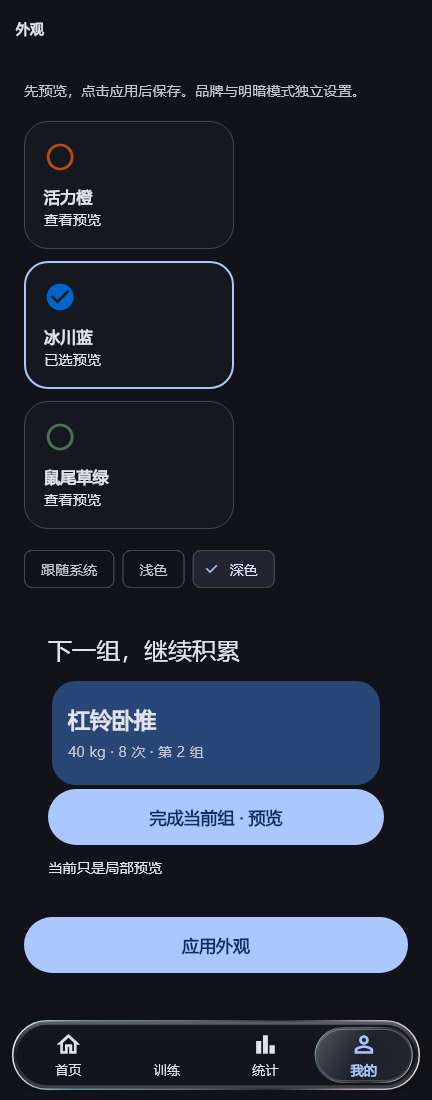
#> input picture docs/screenshots/appearance-dark.png, 432 x 1100 px, given in place of orange-light-home.png, which was not available
$ python make-contact-sheets.py
#> lines starting #> are read from the running program, lines starting #| are printed output that depends on the picture; pictures that were not available may be replaced by others from this repository, and a replacement may not be noted
"""Optional QA helper; requires Pillow. Composes existing Flutter screenshots."""
from pathlib import Path
from PIL import Image, ImageDraw, ImageFont

root=Path(__file__).resolve().parents[1]/'artifacts'
screens=root/'screenshots'
font=ImageFont.truetype('C:/Windows/Fonts/arial.ttf',14)

def sheet(names,filename,columns):
#> called with filename = 'contact-primary.png', columns = 6
    width,height=216,578
    canvas=Image.new('RGB',(columns*width,((len(names)+columns-1)//columns)*height),'#eeeeee')
#> canvas: PIL image 1296x1734 RGB; every value is 238
    draw=ImageDraw.Draw(canvas)
    for i,name in enumerate(names):
        image=Image.open(screens/(name+'.png')).convert('RGB')
        image.thumbnail((216,550))
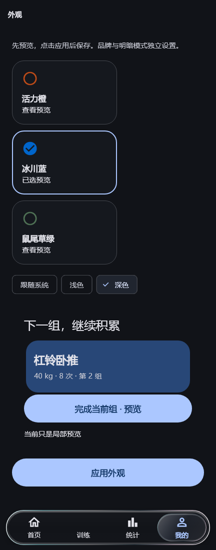
#> image: PIL image 216x550 RGB; mean R, G, B 37, 43.5, 56
        x,y=(i%columns)*width,(i//columns)*height
        draw.text((x+5,y+5),name,font=font,fill='#222222')
        canvas.paste(image,(x,y+28))
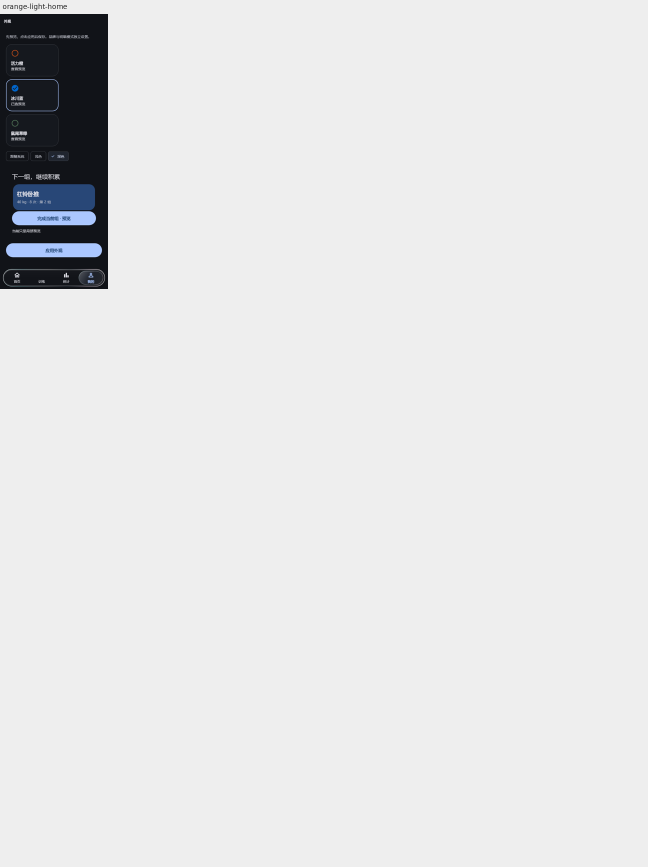
#> canvas: PIL image 1296x1734 RGB (shown at 1/2 size); mean R, G, B 227.3, 227.7, 228.3
#> pass 2 of the loop in sheet, `for i,name in enumerate(names):`:
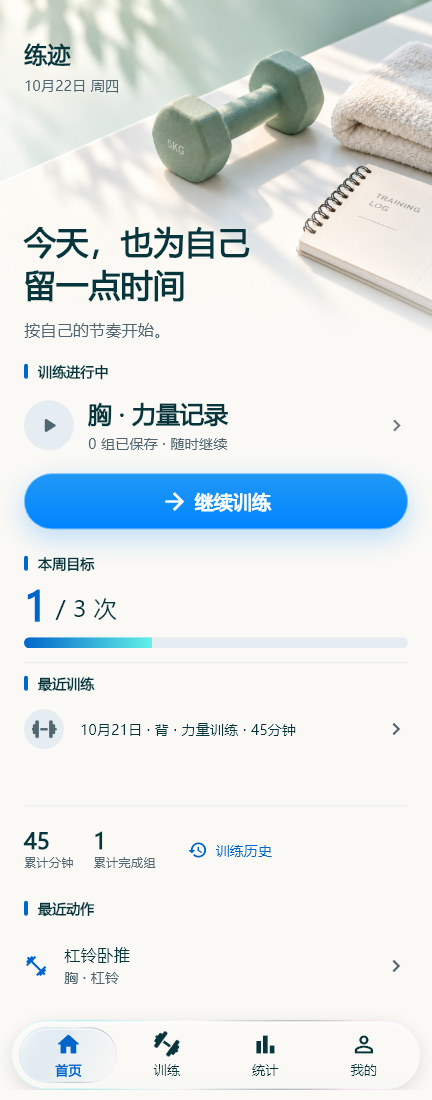
#> input picture docs/screenshots/home.png, 432 x 1100 px, given in place of orange-dark-home.png, which was not available
#> in sheet, `image.thumbnail((216,550))`:
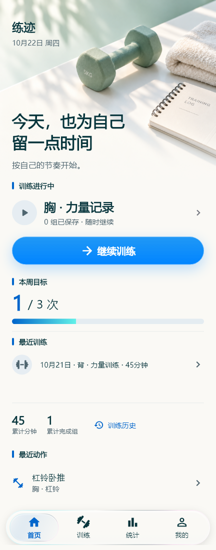
#> image: PIL image 216x550 RGB; mean R, G, B 222.6, 230, 231
#> in sheet, `canvas.paste(image,(x,y+28))`:
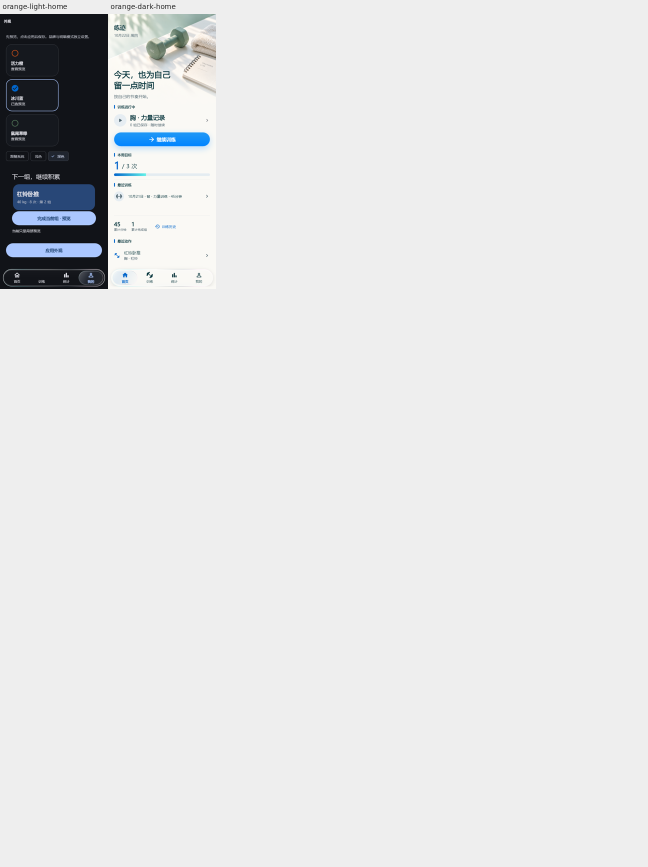
#> canvas: PIL image 1296x1734 RGB (shown at 1/2 size); mean R, G, B 226.5, 227.2, 227.9
    canvas.save(root/filename)
    print(filename,len(names))

#> (the run stopped early here; a loop or call above may not have finished)
